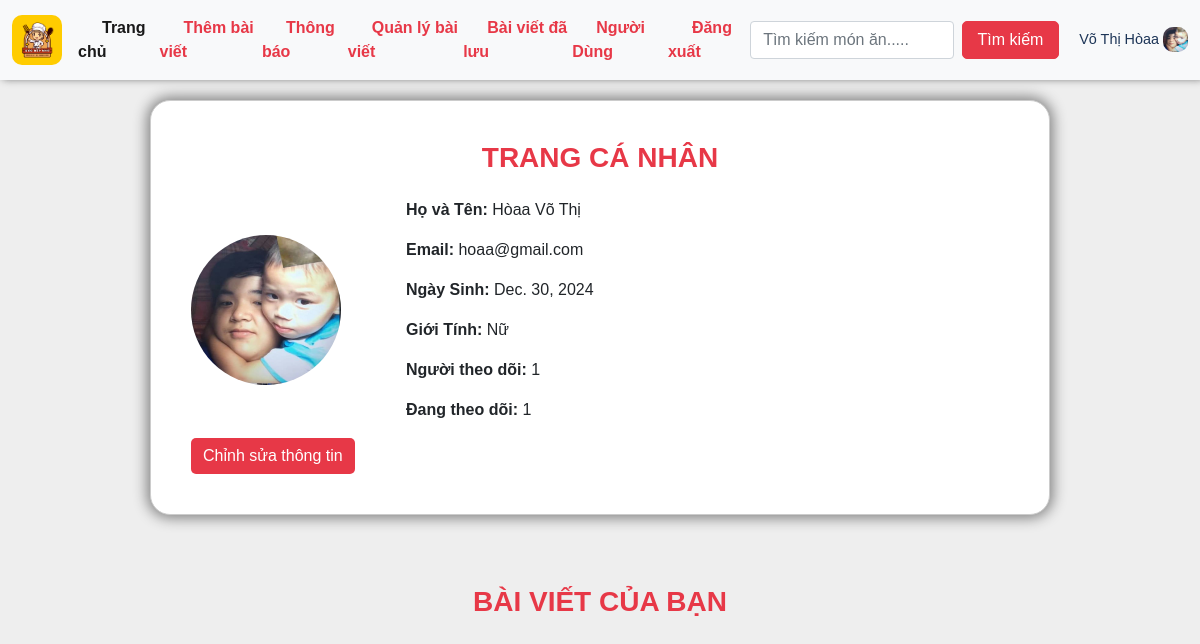
The app's page /page_user/ (signed in) with its own data.
### appfood/models.py (models this page shows, shortened)
class UserProfile(models.Model):
    GENDER_CHOICES = [
        ('T', 'Trai'),
        ('G', 'Gái'),
        ('B', 'Chưa Xác Định'),
    ]
    user = models.OneToOneField(User, on_delete=models.CASCADE)
    birth_date = models.DateField(null=True, blank=True)
    gender = models.CharField(max_length=1, choices=GENDER_CHOICES, null=True, blank=True)
    profile_image = models.ImageField(upload_to='images/', null=True, blank=True)

### appfood/views.py (the view)
# urls.py: path('page_user/', views.page_user, name='page_user'),  # Trang cá Nhân
@login_required
def page_user(request):
    followers_count = Follow.objects.filter(followed=request.user).count()
    following_count = Follow.objects.filter(follower=request.user).count()
    user_profile, created = UserProfile.objects.get_or_create(user=request.user)
    recipes = Recipe.objects.filter(author=request.user).prefetch_related('images', 'classify')
    return render(request, 'user/page_user.html', {'user_profile': user_profile, 'followers_count': followers_count,
                                                   'following_count': following_count, 'recipes': recipes, })

### appfood/templates/user/page_user.html (shortened to what this page needs)
{% extends "user/base_user.html" %}
{%load static%}
{%block page_user%}
<link href="https://maxcdn.bootstrapcdn.com/font-awesome/4.3.0/css/font-awesome.min.css" rel="stylesheet">
<link href="https://cdn.jsdelivr.net/npm/bootstrap@5.0.2/dist/css/bootstrap.min.css" rel="stylesheet">
<link rel="stylesheet" href="{% static 'css/main.css' %}">
<link rel="stylesheet" href="{% static 'css/trangchu.css' %}">
<link rel="stylesheet" href="{%static 'css/fixhome.css' %}">
<main>
    <header class="header">
        <nav class="navbar navbar-expand-lg navbar-light bg-light">
            <div class="container-fluid">
                <a class="navbar-brand" href="{% url 'home' %}"><img src="{% static 'img/logo.png' %}" alt=""></a>
                <div  class="collapse navbar-collapse" id="navbarTogglerDemo02">
                    <ul class="navbar-nav me-auto mb-2 mb-lg-0">
                        <li class="nav-item">
                            <a href="{% url 'home' %}" class="nav-link active" aria-current="page">
                                <svg class="bi me-2" width="16" height="16"><use xlink:href="#speedometer2"></use></svg>Trang chủ
                            </a>
                        </li>
                        <li class="nav-item">
                            <a href="{% url 'postfood' %}" class="nav-link">
                                <svg class="bi me-2" width="16" height="16"><use xlink:href="#speedometer2"></use></svg>Thêm bài viết
                            </a>
                        </li>
                        <li class="nav-item">
                            <a href="{% url 'notifications' %}" class="nav-link">
                                <svg class="bi me-2" width="16" height="16"><use xlink:href="#speedometer2"></use></svg>Thông báo
                            </a>
                        </li>
                        <li class="nav-item">
                            <a href="{% url 'myfood' %}" class="nav-link">
                                <svg class="bi me-2" width="16" height="16"><use xlink:href="#speedometer2"></use></svg>Quản lý bài viết
                            </a>
                        </li>
                        <li class="nav-item">
                            <a href="{% url 'savefood' %}" class="nav-link">
                                <svg class="bi me-2" width="16" height="16"><use xlink:href="#speedometer2"></use></svg>Bài viết đã lưu
                            </a>
                        </li>
                        <li class="nav-item">
                            <a href="{% url 'list_user' %}" class="nav-link">
                                <svg class="bi me-2" width="16" height="16"><use xlink:href="#speedometer2"></use></svg>Người Dùng
                            </a>
                        </li>
                        <li class="nav-item">
                            <a href="{% url 'logout' %}" class="nav-link">
                                <svg class="bi me-2" width="16" height="16"><use xlink:href="#speedometer2"></use></svg>Đăng xuất
                            </a>
                        </li>
                    </ul>
                </div>
                <form class="d-flex"  method=POST action="{% url 'search_title' %}">
                    <input class="form-control me-2" type="search" placeholder="Tìm kiếm món ăn....." name='searched' aria-label="Search">
                    <button class="btn btn-outline-success" type="submit">Tìm kiếm</button>
                </form>
                <a style="margin-left:20px" class="navbar-brand user_name" href="{%url 'page_user'%}"> {{user.last_name}} {{user.first_name}}
                {% if user_profile.profile_image %}
                    <img src="{{ user_profile.profile_image.url }}" alt="Profile Image">
                {% else %}
                    <img src="{% static 'img/user.png' %}" alt="Default Profile Image">
                {% endif %}</a>
            </div>
        </nav>
    </header>
    <div class="containerr">
        <h3 style="color:var(--red); font-weight:600;text-align:center;">TRANG CÁ NHÂN</h3>
        <div class="profile-card">
            <div class="profile-image">
                {% if user_profile.profile_image %}
                    <img src="{{ user_profile.profile_image.url }}" alt="Profile Image">
                {% else %}
                    <img src="{% static 'img/user.png' %}" alt="Default Profile Image">
                {% endif %}
            </div>
            <div class="profile-details">
                <p><strong>Họ và Tên:</strong> {{ user_profile.user.first_name }} {{ user_profile.user.last_name }}</p>
                <p><strong>Email:</strong> {{ user_profile.user.email }}</p>
                <p><strong>Ngày Sinh:</strong> {{ user_profile.birth_date }}</p>
                <p><strong>Giới Tính:</strong>
                    {% if user_profile.gender == 'M' %}
                        Nam
                    {% elif user_profile.gender == 'F' %}
                        Nữ
                    {% else %}
                        Khác
                    {% endif %}
                </p>
                <p><strong>Người theo dõi:</strong> {{ followers_count }}</p>
                <p><strong>Đang theo dõi:</strong> {{ following_count }}</p>
            </div>
        </div>
        <a style="background:var(--red);border:none;" href=" {% url 'edit_user'%}  " class="btn btn-primary">Chỉnh sửa thông tin</a>
    </div>
</main>
<div class="container">
    <div class="row d-flex flex-wrap">
        <h3 style="text-align:center;color: var(--red);font-weight: 600;margin-top:50px;">BÀI VIẾT CỦA BẠN</h3>
    </div>
    </div>
{% endblock page_user%}

### appfood/static/css/main.css (style rules this page uses)
:root { --red: #e73847; --yellow:#ffcc00; --blue:#1d3557; --green:#a8dadb; }
* { margin: 0; padding: 0; box-sizing: border-box; font-family: Arial; font-weight: 400; color: var(--body); }
header { margin-bottom: 10px; position: fixed; top:0; width: 100%; z-index: 100; box-shadow: 3px -1px 8px 0px grey; }
header .navbar-light .navbar-nav .nav-link { color: var(--red); font-weight: 700; font-size: 1em; }
header .navbar .navbar-brand img { width: 50px; height: 50px; border-radius: 10px; }
header .navbar .user_name { color: var(--blue); font-size: 0.9em; margin-right:0px; font-weight: 500; }
header .navbar .user_name img { width: 25px; height: 25px; margin-left: 0px; margin-bottom: 2px; }
header .btn { border-color: var(--red); color: white; width: 140px; background: var(--red); }
main { margin-top: 100px; }
.navbar-expand-lg .navbar-nav .nav-link { padding-right: 0; padding-left: 0; }

### appfood/static/css/fixhome.css (style rules this page uses)
body { margin-top:20px; background:#eee; }

### records on screen
UserProfile: profile_image (picture), user.first_name "Hòaa", user.last_name "Võ Thị", user.email "hoaa@gmail.com", birth_date "Dec. 30, 2024"

### other values on screen
{{ user.last_name }} "Võ Thị"
{{ user.first_name }} "Hòaa"
{{ followers_count }} "1"
{{ following_count }} "1"
